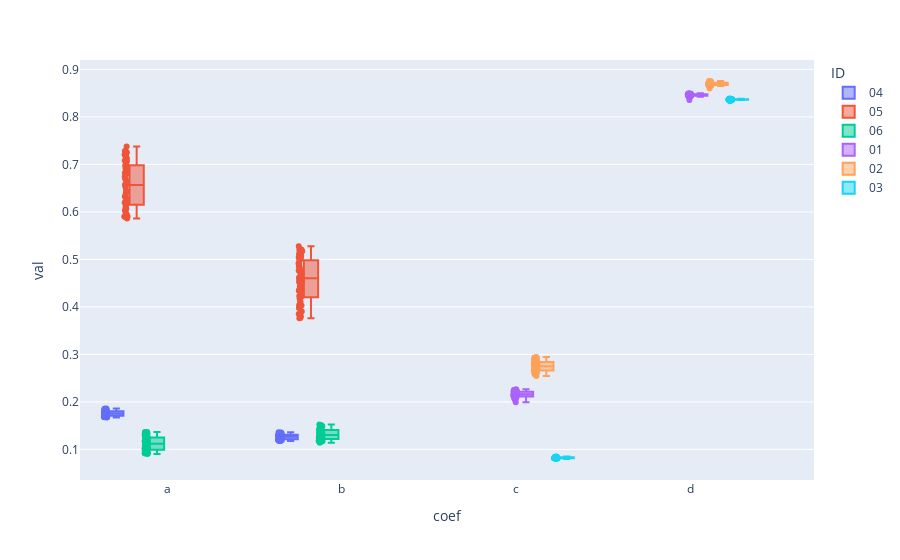

The notebook cell saved with this chart:
### Markdown cell above
Vis.

### Code cell
fig = px.box(cross_coef_df, x='coef', y='val', color='ID', points='all')

fig.show()

### Figure 1 — Plotly figure (JSON) as saved in the notebook; plotly's stock layout.template omitted (floating-point values rounded to 4 significant figures)
{"data": [{"alignmentgroup": "True", "boxpoints": "all", "hovertemplate": "ID=04<br>coef=%{x}<br>val=%{y}<extra></extra>", "legendgroup": "04", "marker": {"color": "#636efa"}, "name": "04", "notched": false, "offsetgroup": "04", "orientation": "v", "showlegend": true, "type": "box", "x": ["a", "a", "a", "a", "a", "a", "a", "a", "a", "a", "a", "a", "a", "a", "a", "a", "a", "a", "a", "a", "a", "a", "a", "a", "a", "a", "a", "a", "a", "a", "a", "a", "a", "a", "a", "a", "a", "a", "a", "a", "a", "a", "a", "a", "a", "a", "a", "a", "a", "b", "b", "b", "b", "b", "b", "b", "b", "b", "b", "b", "b", "b", "b", "b", "b", "b", "b", "b", "b", "b", "b", "b", "b", "b", "b", "b", "b", "b", "b", "b", "b", "b", "b", "b", "b", "b", "b", "b", "b", "b", "b", "b", "b", "b", "b", "b", "b", "b"], "x0": " ", "xaxis": "x", "y": [0.1682, 0.1681, 0.1675, 0.1674, 0.1678, 0.169, 0.1689, 0.1691, 0.1692, 0.1698, 0.1701, 0.1707, 0.1706, 0.1711, 0.1721, 0.1717, 0.1718, 0.173, 0.1732, 0.1741, 0.1735, 0.1739, 0.1747, 0.1747, 0.1758, 0.1755, 0.1758, 0.1755, 0.1772, 0.1783, 0.1784, 0.1785, 0.1789, 0.1793, 0.1798, 0.1794, 0.1803, 0.1812, 0.181, 0.1804, 0.182, 0.1832, 0.1832, 0.1836, 0.1836, 0.1846, 0.1854, 0.1861, 0.1856, 0.1175, 0.1179, 0.1182, 0.1192, 0.1191, 0.1197, 0.1195, 0.1198, 0.1204, 0.1211, 0.1208, 0.1209, 0.1215, 0.1216, 0.1227, 0.1223, 0.1239, 0.1239, 0.1235, 0.1247, 0.1241, 0.1247, 0.1263, 0.1258, 0.1266, 0.1271, 0.1276, 0.1282, 0.1281, 0.1287, 0.1291, 0.1285, 0.13, 0.1293, 0.1308, 0.13, 0.1304, 0.1309, 0.132, 0.1331, 0.1326, 0.1335, 0.1338, 0.1337, 0.1341, 0.1348, 0.1359, 0.1355, 0.1353], "y0": " ", "yaxis": "y"}, {"alignmentgroup": "True", "boxpoints": "all", "hovertemplate": "ID=05<br>coef=%{x}<br>val=%{y}<extra></extra>", "legendgroup": "05", "marker": {"color": "#EF553B"}, "name": "05", "notched": false, "offsetgroup": "05", "orientation": "v", "showlegend": true, "type": "box", "x": ["a", "a", "a", "a", "a", "a", "a", "a", "a", "a", "a", "a", "a", "a", "a", "a", "a", "a", "a", "a", "a", "a", "a", "a", "a", "a", "a", "a", "a", "a", "a", "a", "a", "a", "a", "a", "a", "a", "a", "a", "a", "a", "a", "a", "a", "a", "a", "a", "a", "b", "b", "b", "b", "b", "b", "b", "b", "b", "b", "b", "b", "b", "b", "b", "b", "b", "b", "b", "b", "b", "b", "b", "b", "b", "b", "b", "b", "b", "b", "b", "b", "b", "b", "b", "b", "b", "b", "b", "b", "b", "b", "b", "b", "b", "b", "b", "b", "b"], "x0": " ", "xaxis": "x", "y": [0.5956, 0.5901, 0.5863, 0.5898, 0.5932, 0.5922, 0.5903, 0.5939, 0.5996, 0.6037, 0.6067, 0.6107, 0.6168, 0.6212, 0.6195, 0.626, 0.6325, 0.6307, 0.6407, 0.6354, 0.6423, 0.6439, 0.6512, 0.6583, 0.6568, 0.6568, 0.6681, 0.6623, 0.6702, 0.6742, 0.6821, 0.6803, 0.6883, 0.6885, 0.6909, 0.697, 0.6994, 0.6976, 0.7082, 0.7127, 0.7065, 0.7154, 0.7201, 0.7202, 0.7185, 0.7249, 0.728, 0.728, 0.7374, 0.3759, 0.3766, 0.38, 0.3852, 0.3906, 0.3915, 0.398, 0.4037, 0.4029, 0.4088, 0.411, 0.4171, 0.4213, 0.4227, 0.425, 0.4295, 0.434, 0.4364, 0.4381, 0.4435, 0.4483, 0.4532, 0.4529, 0.4579, 0.4606, 0.4607, 0.463, 0.4687, 0.4742, 0.4712, 0.4768, 0.4798, 0.4854, 0.4856, 0.4914, 0.4916, 0.4976, 0.5008, 0.5039, 0.5071, 0.5071, 0.5074, 0.5106, 0.517, 0.5141, 0.5204, 0.5208, 0.521, 0.5277], "y0": " ", "yaxis": "y"}, {"alignmentgroup": "True", "boxpoints": "all", "hovertemplate": "ID=06<br>coef=%{x}<br>val=%{y}<extra></extra>", "legendgroup": "06", "marker": {"color": "#00cc96"}, "name": "06", "notched": false, "offsetgroup": "06", "orientation": "v", "showlegend": true, "type": "box", "x": ["a", "a", "a", "a", "a", "a", "a", "a", "a", "a", "a", "a", "a", "a", "a", "a", "a", "a", "a", "a", "a", "a", "a", "a", "a", "a", "a", "a", "a", "a", "a", "a", "a", "a", "a", "a", "a", "a", "a", "a", "a", "a", "a", "a", "a", "a", "a", "a", "a", "b", "b", "b", "b", "b", "b", "b", "b", "b", "b", "b", "b", "b", "b", "b", "b", "b", "b", "b", "b", "b", "b", "b", "b", "b", "b", "b", "b", "b", "b", "b", "b", "b", "b", "b", "b", "b", "b", "b", "b", "b", "b", "b", "b", "b", "b", "b", "b", "b"], "x0": " ", "xaxis": "x", "y": [0.09041, 0.09135, 0.09212, 0.09236, 0.09309, 0.09372, 0.09446, 0.09509, 0.09631, 0.097, 0.09826, 0.09877, 0.09955, 0.1007, 0.1012, 0.1025, 0.1032, 0.1041, 0.1055, 0.1066, 0.1072, 0.1083, 0.1095, 0.1106, 0.1117, 0.1124, 0.1135, 0.1146, 0.1157, 0.117, 0.118, 0.1191, 0.1195, 0.1208, 0.1214, 0.123, 0.1245, 0.126, 0.1262, 0.1274, 0.1287, 0.1295, 0.1312, 0.132, 0.1322, 0.1338, 0.1346, 0.1367, 0.1368, 0.114, 0.1163, 0.1166, 0.1172, 0.1174, 0.1185, 0.1186, 0.1191, 0.1197, 0.1203, 0.1208, 0.1217, 0.1223, 0.1227, 0.1241, 0.1246, 0.1245, 0.1263, 0.1262, 0.127, 0.1272, 0.1281, 0.1288, 0.1302, 0.1303, 0.1319, 0.1333, 0.134, 0.1347, 0.1346, 0.1351, 0.1364, 0.1379, 0.1378, 0.1395, 0.1405, 0.1404, 0.1422, 0.1426, 0.144, 0.1446, 0.1447, 0.1456, 0.1467, 0.1489, 0.1497, 0.1497, 0.151, 0.1523], "y0": " ", "yaxis": "y"}, {"alignmentgroup": "True", "boxpoints": "all", "hovertemplate": "ID=01<br>coef=%{x}<br>val=%{y}<extra></extra>", "legendgroup": "01", "marker": {"color": "#ab63fa"}, "name": "01", "notched": false, "offsetgroup": "01", "orientation": "v", "showlegend": true, "type": "box", "x": ["c", "c", "c", "c", "c", "c", "c", "c", "c", "c", "c", "c", "c", "c", "c", "c", "c", "c", "c", "c", "c", "c", "c", "c", "c", "c", "c", "c", "c", "c", "c", "c", "c", "c", "c", "c", "c", "c", "c", "c", "c", "c", "c", "c", "c", "c", "c", "c", "c", "d", "d", "d", "d", "d", "d", "d", "d", "d", "d", "d", "d", "d", "d", "d", "d", "d", "d", "d", "d", "d", "d", "d", "d", "d", "d", "d", "d", "d", "d", "d", "d", "d", "d", "d", "d", "d", "d", "d", "d", "d", "d", "d", "d", "d", "d", "d", "d", "d"], "x0": " ", "xaxis": "x", "y": [0.1995, 0.205, 0.2072, 0.2078, 0.2083, 0.2089, 0.2094, 0.2094, 0.2101, 0.2106, 0.2106, 0.2112, 0.2119, 0.2118, 0.2124, 0.2124, 0.213, 0.2136, 0.2142, 0.2142, 0.2148, 0.2148, 0.2154, 0.2161, 0.2166, 0.2166, 0.2173, 0.2167, 0.2179, 0.2158, 0.2191, 0.2192, 0.2198, 0.2204, 0.2204, 0.2211, 0.2217, 0.2217, 0.2196, 0.2231, 0.2218, 0.2237, 0.2237, 0.2231, 0.2244, 0.225, 0.2251, 0.2244, 0.2265, 0.8357, 0.8422, 0.8432, 0.8428, 0.845, 0.8446, 0.8468, 0.8442, 0.8438, 0.8434, 0.8434, 0.843, 0.8452, 0.8453, 0.8449, 0.8449, 0.8445, 0.8467, 0.8463, 0.8437, 0.8459, 0.8459, 0.8455, 0.8451, 0.8474, 0.8447, 0.847, 0.8474, 0.8466, 0.8462, 0.8485, 0.8458, 0.8481, 0.8477, 0.8477, 0.8473, 0.8469, 0.8469, 0.8492, 0.8488, 0.8469, 0.8484, 0.8484, 0.8488, 0.848, 0.8476, 0.8476, 0.848, 0.8496], "y0": " ", "yaxis": "y"}, {"alignmentgroup": "True", "boxpoints": "all", "hovertemplate": "ID=02<br>coef=%{x}<br>val=%{y}<extra></extra>", "legendgroup": "02", "marker": {"color": "#FFA15A"}, "name": "02", "notched": false, "offsetgroup": "02", "orientation": "v", "showlegend": true, "type": "box", "x": ["c", "c", "c", "c", "c", "c", "c", "c", "c", "c", "c", "c", "c", "c", "c", "c", "c", "c", "c", "c", "c", "c", "c", "c", "c", "c", "c", "c", "c", "c", "c", "c", "c", "c", "c", "c", "c", "c", "c", "c", "c", "c", "c", "c", "c", "c", "c", "c", "c", "d", "d", "d", "d", "d", "d", "d", "d", "d", "d", "d", "d", "d", "d", "d", "d", "d", "d", "d", "d", "d", "d", "d", "d", "d", "d", "d", "d", "d", "d", "d", "d", "d", "d", "d", "d", "d", "d", "d", "d", "d", "d", "d", "d", "d", "d", "d", "d", "d"], "x0": " ", "xaxis": "x", "y": [0.2548, 0.2575, 0.2601, 0.2602, 0.2611, 0.2619, 0.2628, 0.2637, 0.2638, 0.2647, 0.2656, 0.2647, 0.2665, 0.2666, 0.2684, 0.2694, 0.2685, 0.2695, 0.2713, 0.2724, 0.2733, 0.2733, 0.2743, 0.2753, 0.2744, 0.2764, 0.2774, 0.2764, 0.2794, 0.2795, 0.2805, 0.2815, 0.2805, 0.2825, 0.2825, 0.2827, 0.2837, 0.2847, 0.2868, 0.2858, 0.288, 0.289, 0.2891, 0.2891, 0.2913, 0.2924, 0.2925, 0.2936, 0.2947, 0.8599, 0.8667, 0.8686, 0.8654, 0.8649, 0.8677, 0.8673, 0.8669, 0.8669, 0.8665, 0.866, 0.8664, 0.8655, 0.8656, 0.868, 0.8676, 0.8681, 0.8676, 0.8667, 0.8697, 0.8693, 0.8693, 0.8689, 0.8684, 0.8689, 0.868, 0.871, 0.868, 0.8702, 0.8702, 0.8697, 0.8728, 0.8697, 0.8724, 0.8724, 0.8689, 0.8719, 0.8715, 0.8742, 0.8711, 0.8702, 0.8733, 0.8733, 0.8733, 0.8724, 0.8756, 0.872, 0.8752, 0.8747], "y0": " ", "yaxis": "y"}, {"alignmentgroup": "True", "boxpoints": "all", "hovertemplate": "ID=03<br>coef=%{x}<br>val=%{y}<extra></extra>", "legendgroup": "03", "marker": {"color": "#19d3f3"}, "name": "03", "notched": false, "offsetgroup": "03", "orientation": "v", "showlegend": true, "type": "box", "x": ["c", "c", "c", "c", "c", "c", "c", "c", "c", "c", "c", "c", "c", "c", "c", "c", "c", "c", "c", "c", "c", "c", "c", "c", "c", "c", "c", "c", "c", "c", "c", "c", "c", "c", "c", "c", "c", "c", "c", "c", "c", "c", "c", "c", "c", "c", "c", "c", "c", "d", "d", "d", "d", "d", "d", "d", "d", "d", "d", "d", "d", "d", "d", "d", "d", "d", "d", "d", "d", "d", "d", "d", "d", "d", "d", "d", "d", "d", "d", "d", "d", "d", "d", "d", "d", "d", "d", "d", "d", "d", "d", "d", "d", "d", "d", "d", "d", "d"], "x0": " ", "xaxis": "x", "y": [0.07984, 0.08183, 0.0817, 0.08114, 0.08141, 0.08161, 0.08102, 0.08127, 0.08139, 0.08158, 0.08099, 0.08118, 0.081, 0.08151, 0.0817, 0.08155, 0.08125, 0.08144, 0.08162, 0.08182, 0.08203, 0.08137, 0.08239, 0.08179, 0.08199, 0.08219, 0.0824, 0.08254, 0.08233, 0.08288, 0.08227, 0.08326, 0.08257, 0.08291, 0.08269, 0.08337, 0.08358, 0.08294, 0.08309, 0.08374, 0.08355, 0.08369, 0.0839, 0.08409, 0.08429, 0.08407, 0.08467, 0.08485, 0.08467, 0.833, 0.8386, 0.8381, 0.8376, 0.8379, 0.8375, 0.8379, 0.8381, 0.8371, 0.8375, 0.8371, 0.8367, 0.8371, 0.8369, 0.8365, 0.8375, 0.8366, 0.837, 0.8366, 0.837, 0.8366, 0.8364, 0.8368, 0.8364, 0.8368, 0.8364, 0.8368, 0.8365, 0.8361, 0.8367, 0.8362, 0.836, 0.8357, 0.8358, 0.8354, 0.8358, 0.8362, 0.8358, 0.8356, 0.836, 0.8364, 0.8362, 0.8366, 0.8363, 0.8359, 0.8363, 0.8361, 0.8358, 0.8361], "y0": " ", "yaxis": "y"}], "layout": {"boxmode": "group", "legend": {"title": {"text": "ID"}, "tracegroupgap": 0}, "margin": {"t": 60}, "xaxis": {"anchor": "y", "domain": [0, 1], "title": {"text": "coef"}}, "yaxis": {"anchor": "x", "domain": [0, 1], "title": {"text": "val"}}}}
